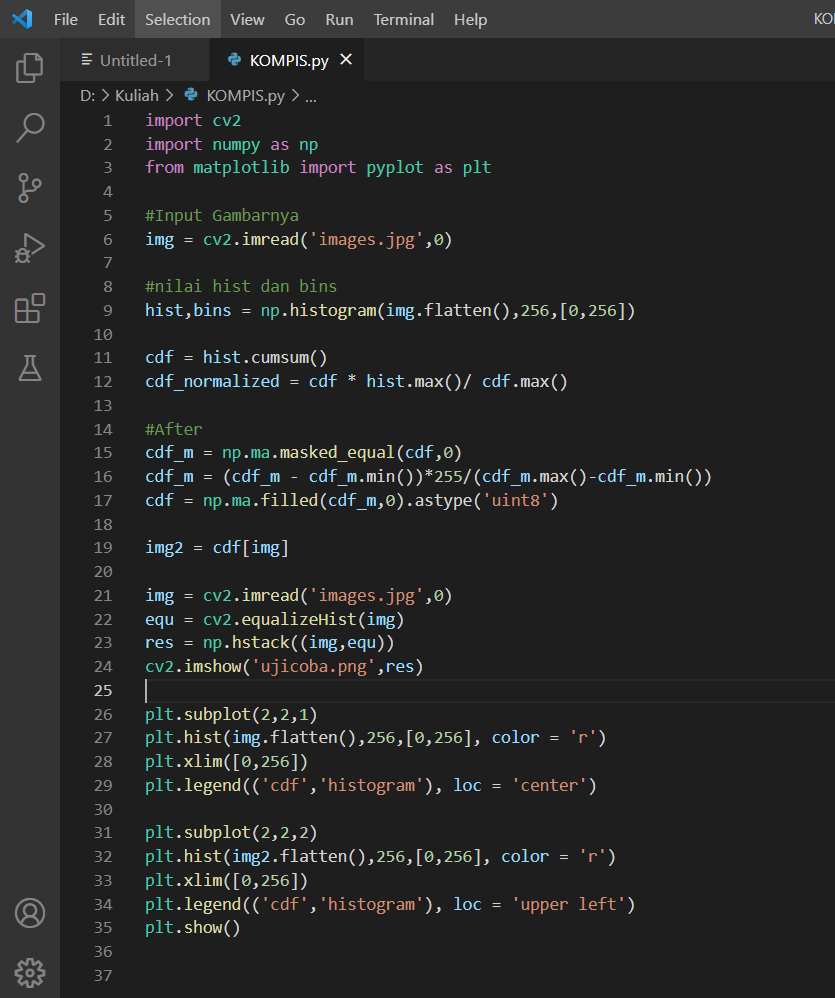
#> input picture Codingan.png, 835 x 998 px, given in place of images.jpg, which was not available
$ python SourceCode.py
#> lines starting #> are read from the running program, lines starting #| are printed output that depends on the picture; pictures that were not available may be replaced by others from this repository, and a replacement may not be noted
import cv2
import numpy as np
from matplotlib import pyplot as plt

#Input Gambarnya
img = cv2.imread('images.jpg',0)
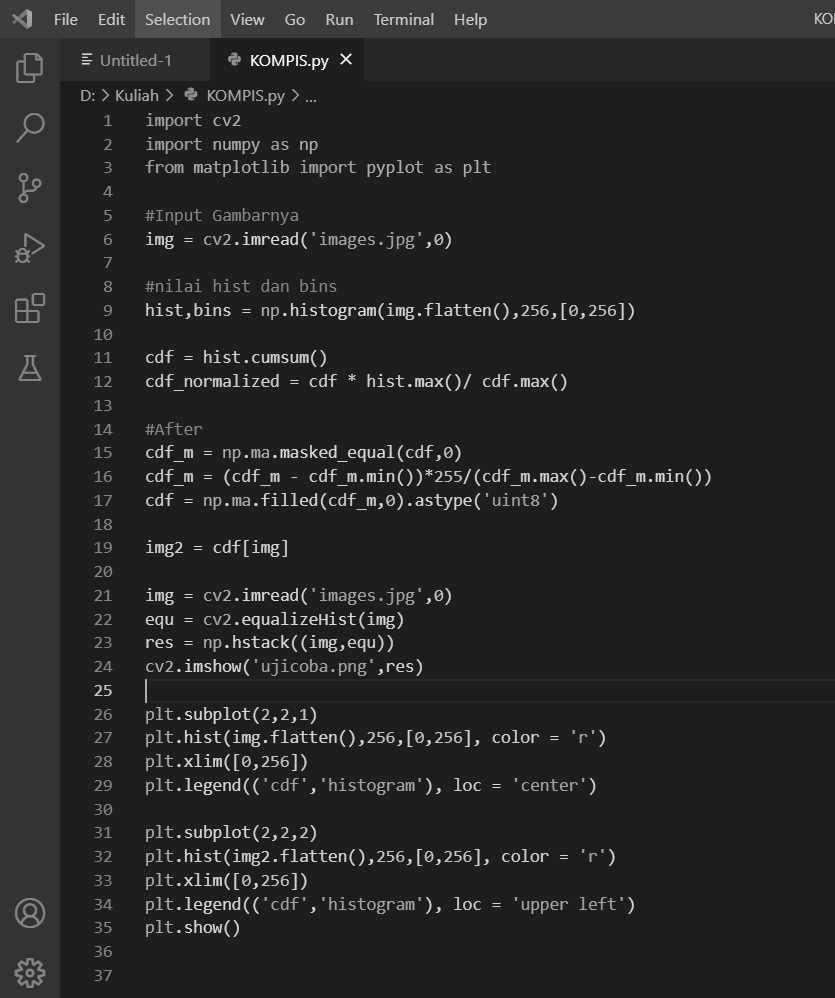
#> img: shape (998, 835); min 28, max 255, mean 38.8

#nilai hist dan bins
hist,bins = np.histogram(img.flatten(),256,[0,256])
#> hist = 256 values, max 672672 at index 30, min 0 at index 0, mean 3255.2; bins = 257 values from 0 to 256

cdf = hist.cumsum()
#> cdf = 256 values from 0 to 833330
cdf_normalized = cdf * hist.max()/ cdf.max()
#> cdf_normalized = 256 values from 0 to 672672

#After
cdf_m = np.ma.masked_equal(cdf,0)
cdf_m = (cdf_m - cdf_m.min())*255/(cdf_m.max()-cdf_m.min())
cdf = np.ma.filled(cdf_m,0).astype('uint8')
#> cdf = 256 values from 0 to 255

img2 = cdf[img]
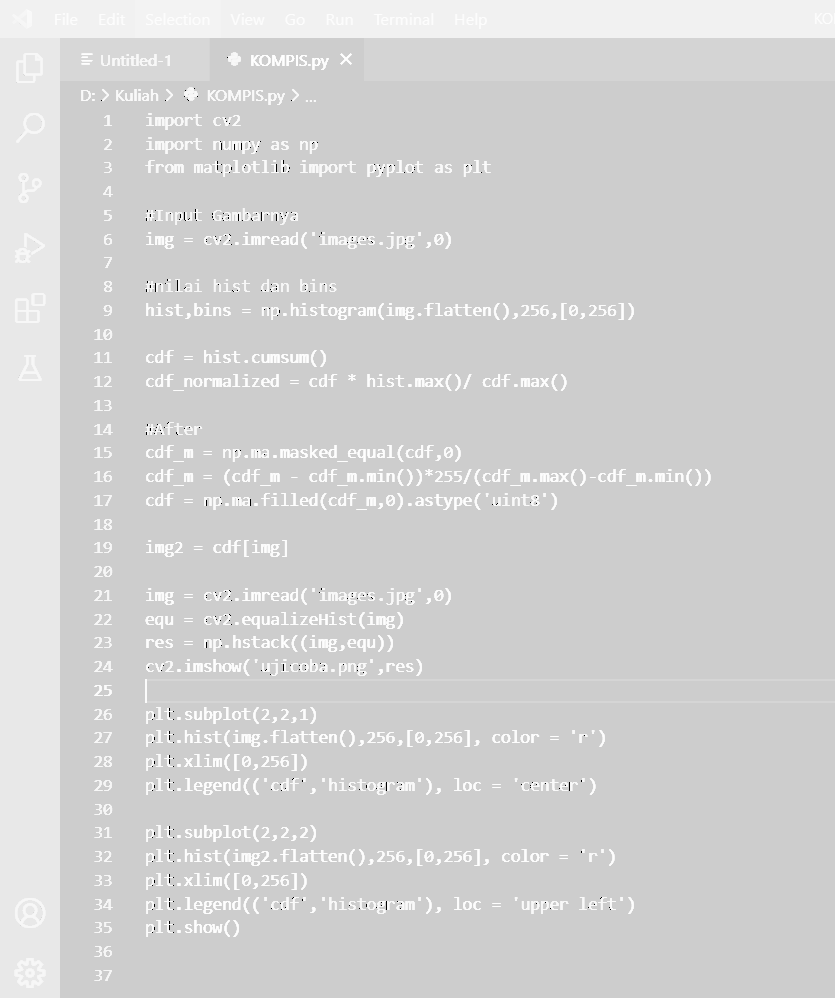
#> img2: shape (998, 835); min 0, max 255, mean 210.4

img = cv2.imread('images.jpg',0)
equ = cv2.equalizeHist(img)
res = np.hstack((img,equ))
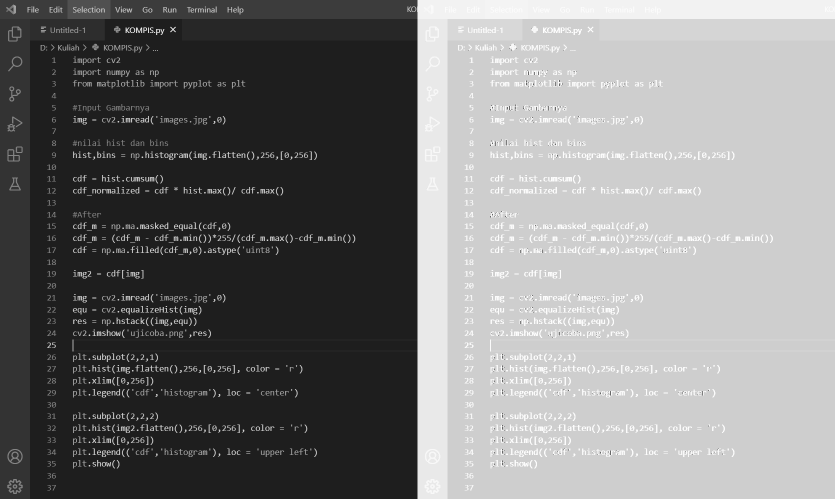
#> res: shape (998, 1670) (shown at 1/2 size); min 0, max 255, mean 125.1
cv2.imshow('ujicoba.png',res)

plt.subplot(2,2,1)
plt.hist(img.flatten(),256,[0,256], color = 'r')
plt.xlim([0,256])
plt.legend(('cdf','histogram'), loc = 'center')

plt.subplot(2,2,2)
plt.hist(img2.flatten(),256,[0,256], color = 'r')
plt.xlim([0,256])
plt.legend(('cdf','histogram'), loc = 'upper left')
plt.show()
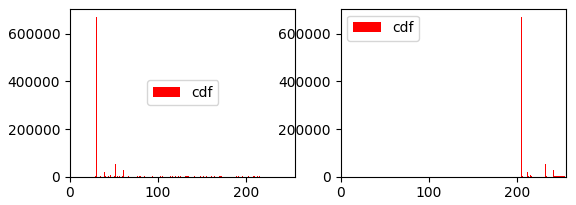
#> figure drawn by matplotlib, 2 panels; panel 1: tallest bar 672672 high, from x = 30 to 31; panel 2: tallest bar 672672 high, from x = 205 to 206
